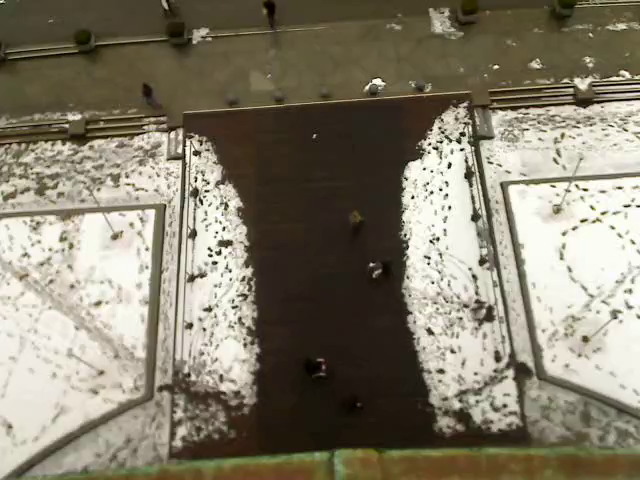
#> input picture images/frame-1.png, 640 x 480 px
$ python program.py
#> lines starting #> are read from the running program, lines starting #| are printed output that depends on the picture; pictures that were not available may be replaced by others from this repository, and a replacement may not be noted
import cv2
import os
import numpy as np


def rotateImage(image, angle):

    image_center = tuple(np.array(image.shape[1::-1]) / 2)
    rotation_matrix = cv2.getRotationMatrix2D(image_center, angle, 1.0)
    result = cv2.warpAffine(image, rotation_matrix, image.shape[1::-1], flags=cv2.INTER_LINEAR)
    return result


# [175 lines left out: functions plato, borders, not called in this run]

# ime foldera u kojem se nalaze video snimci
folder_name = 'videos/'

# lista sa imenima svih 10 videa kroz koju moze da se prodje da bi se svaki video ucitao i analizirao
video_paths = []

k = [0,0]

for video_name in os.listdir(folder_name):
    video_path = os.path.join(folder_name, video_name)
    video_paths.append(video_path)

# print(video_paths)
# print("Broj video snimaka: ", len(video_paths))

# za sada se radi sa samo jednim videom
# name = 'videos/video4.mp4'

for name in video_paths:

    print('*******************************************')
    print(name)
    print('*******************************************')

    # ucitavanje videa

    frame_id = 0  # index frejma
    capture = cv2.VideoCapture(name)  # open video
    # print(capture.isOpened())  # true ako je otvoren - *** da se doda za GRESKU
    capture.set(1, frame_id)  # napravljen property za indeksiranje frejmova

    oldi = None

    counter_1 = 0
    counter_2 = 0

    pocetni = 0
    sledeci = 0
    kaunter = 0

    x0 = 0
    y0 = 0
    h0 = 0
    w0 = 0

    # analiza videa frejm po frejm

    while True:
        frame_id += 1
        return_value, frame = capture.read()  # ret je true or false, cita frejm po frejm
#> frame is the input picture: shape (480, 640, 3); mean B, G, R 108, 125.5, 132.1
        # cv2.imshow('Frame', frame)

        # ako frejm nije zahvacen - javi se greska kad nema ovog dela koda zato sto se ne uhvati bas svaki
        # frejm pa onda ovo ispod nema s cim da radi
        if not return_value:
            break

        '''if ret_val == 'false':
            break'''  # ne radi - zasto? ** probati sa !=

        # dalje se sa frejmom radi kao sa bilo kojom drugom slikom

        frame_crop = frame[90:460, 170:530]  # brojevi su rucno podeseni - mozda je moglo i malo drugacije
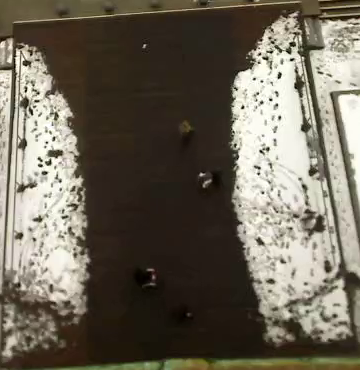
#> frame_crop: shape (370, 360, 3); mean B, G, R 88.2, 101.9, 108.9
        # cv2.imshow('Crop', frame_crop)

        frame_rotate = rotateImage(frame_crop, -4)
#> in rotateImage, `result = cv2.warpAffine(image, rotation_matrix, image.shape[1::-1], fl..`:
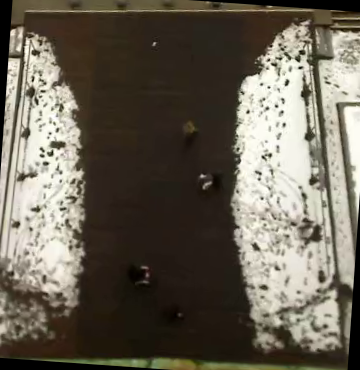
#> result: shape (370, 360, 3); mean B, G, R 85.2, 98, 104.7
        # cv2.imshow('Rotate', frame_rotate)

        frame_rgb = cv2.cvtColor(frame_rotate, cv2.COLOR_BGR2RGB)
        # cv2.imshow('RGB', frame_rgb)

        frame_gray = cv2.cvtColor(frame_rgb, cv2.COLOR_RGB2GRAY)
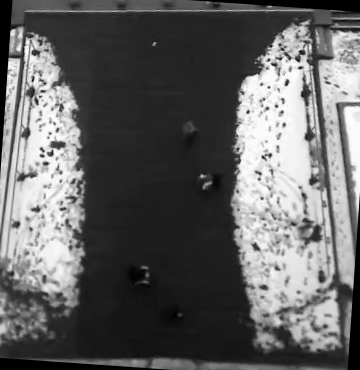
#> frame_gray: shape (370, 360); min 0, max 255, mean 98.5
        # cv2.imshow('Gray', frame_gray)

        # print('00')

        contours_plato = []

        if oldi is not None:
            # cv2.imshow('Oldi', oldi)
            # print(oldi)

            difference = cv2.subtract(frame_gray, oldi)
            # cv2.imshow('Difference', difference)

            binary = cv2.adaptiveThreshold(difference, 255, cv2.ADAPTIVE_THRESH_GAUSSIAN_C, cv2.THRESH_BINARY, 15, 3)
            # cv2.imshow('Binary', binary)

            inverse = ~binary
            # cv2.imshow('Inverse', inverse)

            kernel = np.ones((3, 3))
            rectangle_kernel = cv2.getStructuringElement(cv2.MORPH_RECT, (3, 10))
            dilate = cv2.dilate(inverse, rectangle_kernel, iterations = 1)
            # cv2.imshow('Dilate', dilate)

            image = frame_rotate.copy()

            contours, hierarchy = cv2.findContours(dilate, cv2.RETR_LIST, cv2.CHAIN_APPROX_SIMPLE)

            for cnt in contours:

                x, y, w, h = cv2.boundingRect(cnt)

                if plato(x, y, w, h) is 1:
                    contours_plato.append(cnt)

            # print('Ovde')

            if pocetni is not 0:

                cv2.rectangle(image, (20, 11), (310, 50), (255, 0, 0), 2)
                cv2.rectangle(image, (1, 320), (348, 364), (255, 0, 0), 2)

                xx = []
                aps = 0

                for cnt in contours_plato:

                    x, y, w, h = cv2.boundingRect(cnt)

                    if w > 15 and h > 15:

                        image = cv2.rectangle(image, (x, y), (x + w, y + h), (0, 255, 0), 2)

                        # gornji
                        if borders(x, y, w, h) is 1:
                            xx.append(x)

                        '''if (x > 20 and x < 310) or (x + w > 20 and x + w < 310):
                            if y + h > 11 and y + h < 50:
                                xx.append(x)'''

                        # donji
                        if borders(x, y, w, h) is 2:
                            xx.append(x)

                        '''if (x > 1 and x < 348) or (x + w > 1 and x + w < 348):
                            if y > 320 and y < 364:
                                xx.append(x)'''


                sve = len(contours_plato)
                print('Sve sledece %d' % sve)

                print(xx0)
                print(xx)

                if len(xx0) < len(xx):
                    # print('RA')
                    aps = abs(len(xx0) - len(xx))
                    print(aps)

                sledeci = aps
                print('Sledeca RECT %d' % sledeci)

                kaunter += sledeci
                print('Kaunter %d' % kaunter)

            cv2.drawContours(image, contours_plato, -1, (0, 0, 255), 2)

            cv2.imshow('Contours', image)
            #cv2.waitKey(0)
            #cv2.destroyAllWindows()

            counter_2 += 1
            # print('DRUGO %d' % counter_2)

            print('DRUGO')

            if counter_2 is 1:
                pocetni = len(contours)
                print('Pocetni 1 %d' % pocetni)
            else:
                pocetni = kaunter
                print('Pocetni RESTO %d' % pocetni)

            xx0 = []
            for cnt in contours_plato:
                x0, y0, w0, h0 = cv2.boundingRect(cnt)

                # gornji
                if borders(x0, y0, w0, h0) is 1:
                    xx0.append(x0)

                '''if (x0 > 20 and x0 < 310) or (x0 + w0 > 20 and x0 + w0 < 310):
                    if y0 + h0 > 11 and y0 + h0 < 50:
                        xx0.append(x0)'''
                # donji
                if borders(x0, y0, w0, h0) is 2:
                    xx0.append(x0)

                '''if (x0 > 1 and x0 < 348) or (x0 + w0 > 1 and x0 + w0 < 348):
                    if y0 > 320 and y0 < 364:
                        xx0.append(x0)'''


            kaunter = pocetni
            print('Kaunter II %d' % kaunter)

        # counter_1 += 1
        # print('PRVO %d' % counter_1)

        print('PRVO')

        oldi = frame_gray

    k.append(kaunter)
    print(k)

    capture.release()

# zapisivanje resenja u datoteku

res = []
fc = ''
iip = 'Ra47/2013, Nevena Cuturilov'
with open('out.txt') as file:

    data = file.read()
    lines = data.split('\n')

    for id, line in enumerate(lines):

        if id is 1:
            fc = line

        if (id > 1):
            linija = line.split(',')

            if (linija[0] == ''):
                continue

            res.append(linija)
            linija[1] = linija[1].replace('0', str(k[id]))
            #print(res)

string = ''
with open('out.txt', 'w+') as f:

    f.write(iip + '\n')
    f.write(fc + '\n')

    for i in res:
        string = str(i[0]) + ',' + str(i[1]) + '\n'
        print(string)
        f.write(string)
